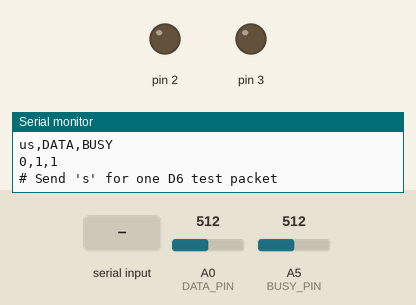
Bench run of a sketch on a simulated Arduino Uno, built with avr-gcc and run on an emulated ATmega328P. Parts: output pins drawn as LEDs (lit = HIGH), the last lines printed to the serial monitor. The test bench sets the inputs (shaded band); at power-on: A0 (DATA_PIN) = 512, A5 (BUSY_PIN) = 512.

Above: at 1.2 s.
1.3 s: "s" received over Serial
At 2.4 s:
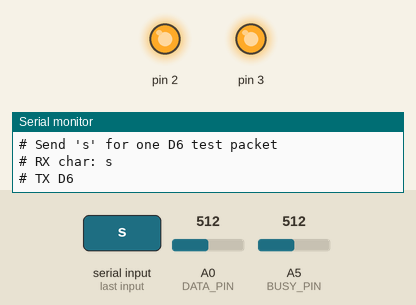
2.8 s: "S" received over Serial
Timing chart, 0 to 5.8 s (numbered marks = the images above; inputs shaded):
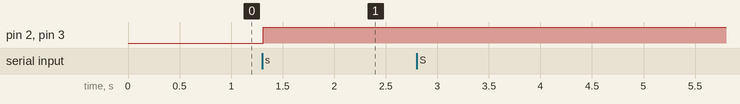

Measured:
- after the input at 1.3 s, pin 2, pin 3: LOW → HIGH at once

The sketch:

xs-lo.ino
```cpp
// Kenwood XS8 self-test
//
// RX:
//   A0 = DATA
//   A5 = BUSY
//
// TX:
//   D2 -> 2.2k -> DATA node -> A0
//                         |
//                        47k
//                         |
//                        GND
//
//   D3 -> 2.2k -> BUSY node -> A5
//                         |
//                        47k
//                         |
//                        GND

const uint8_t DATA_PIN = A0;
const uint8_t BUSY_PIN = A5;

const uint8_t DATA_TX = 2;
const uint8_t BUSY_TX = 3;

const int THRESHOLD = 400;

bool dataState;
bool busyState;
uint32_t startUs;

// ---------- TX ----------

const uint32_t T_US = 4900;

bool txActive = false;
uint8_t txStep = 0;
uint32_t txNextUs = 0;

// START + D6 = 11010110
//
// Each entry is the interval from one DATA rising edge
// to the next, in units of T.
//
// First rising edge is START.
// Then intervals encode the 8 bits.
const uint8_t intervals[] = {
  1, // bit 7 = 1
  1, // bit 6 = 1
  2, // bit 5 = 0
  1, // bit 4 = 1
  2, // bit 3 = 0
  1, // bit 2 = 1
  1, // bit 1 = 1
  2  // bit 0 = 0
};

const uint8_t NUM_INTERVALS =
    sizeof(intervals) / sizeof(intervals[0]);

enum TxPhase {
  TX_IDLE,
  TX_DATA_HIGH,
  TX_DATA_LOW,
  TX_FINISH
};

TxPhase txPhase = TX_IDLE;

void releaseLine(uint8_t pin) {
  pinMode(pin, INPUT);
}

void driveHigh(uint8_t pin) {
  digitalWrite(pin, HIGH);
  pinMode(pin, OUTPUT);
}

void startTx() {
  if (txActive)
    return;

  txActive = true;
  txStep = 0;

  driveHigh(BUSY_TX);

  // START rising edge
  driveHigh(DATA_TX);

  txPhase = TX_DATA_HIGH;
  txNextUs = micros() + T_US;
}

void serviceTx() {
  if (!txActive)
    return;

  uint32_t now = micros();

  if ((int32_t)(now - txNextUs) < 0)
    return;

  switch (txPhase) {

    case TX_DATA_HIGH:
      // End current 4.9 ms DATA pulse
      releaseLine(DATA_TX);

      if (txStep >= NUM_INTERVALS) {
        txPhase = TX_FINISH;
        txNextUs = now + T_US;
        return;
      }

      // For bit 1, next rising edge should occur
      // immediately after the HIGH pulse.
      //
      // For bit 0, wait another T LOW.
      if (intervals[txStep] == 1) {
        driveHigh(DATA_TX);
        txStep++;

        txPhase = TX_DATA_HIGH;
        txNextUs = now + T_US;
      } else {
        txPhase = TX_DATA_LOW;
        txNextUs = now + T_US;
      }

      break;

    case TX_DATA_LOW:
      // Second half of a "0" interval completed.
      driveHigh(DATA_TX);
      txStep++;

      txPhase = TX_DATA_HIGH;
      txNextUs = now + T_US;
      break;

    case TX_FINISH:
      releaseLine(DATA_TX);
      releaseLine(BUSY_TX);

      txActive = false;
      txPhase = TX_IDLE;
      break;

    default:
      break;
  }
}

// ---------- RX ----------

void captureInputs() {
  int dataAdc = analogRead(DATA_PIN);
  int busyAdc = analogRead(BUSY_PIN);

  bool newData = dataAdc > THRESHOLD;
  bool newBusy = busyAdc > THRESHOLD;

  if (newData != dataState || newBusy != busyState) {
    uint32_t t = micros() - startUs;

    dataState = newData;
    busyState = newBusy;

    Serial.print(t);
    Serial.print(',');
    Serial.print(dataState);
    Serial.print(',');
    Serial.println(busyState);
  }
}

void setup() {
  Serial.begin(115200);
  while (!Serial) {}

  releaseLine(DATA_TX);
  releaseLine(BUSY_TX);

  dataState = analogRead(DATA_PIN) > THRESHOLD;
  busyState = analogRead(BUSY_PIN) > THRESHOLD;

  startUs = micros();

  Serial.println("us,DATA,BUSY");
  Serial.print(0);
  Serial.print(',');
  Serial.print(dataState);
  Serial.print(',');
  Serial.println(busyState);

  Serial.println("# Send 's' for one D6 test packet");
}

void loop() {
  captureInputs();
  serviceTx();

  if (Serial.available()) {
    char c = Serial.read();

    Serial.print("# RX char: ");
    Serial.println(c);

    if (!txActive && (c == 's' || c == 'S')) {
      Serial.println("# TX D6");
      startTx();
    }
  }
}
```
